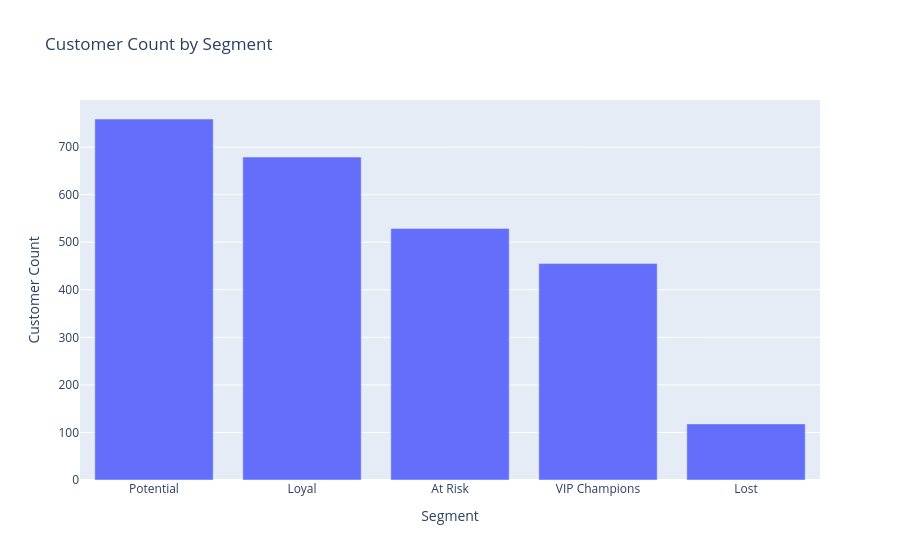

The cell this chart's notebook holds for it:
### Code cell
seg_counts = rfm["Segment"].value_counts().reset_index()
seg_counts.columns = ["Segment", "Count"]

fig1 = px.bar(
    seg_counts,
    x="Segment",
    y="Count",
    title="Customer Count by Segment",
    labels={"Segment": "Segment", "Count": "Customer Count"}
)

fig1.show()

### Figure 1 — Plotly figure (JSON) as saved in the notebook; plotly's stock layout.template omitted (floating-point values rounded to 4 significant figures)
{"data": [{"hovertemplate": "Segment=%{x}<br>Customer Count=%{y}<extra></extra>", "legendgroup": "", "marker": {"color": "#636efa", "pattern": {"shape": ""}}, "name": "", "orientation": "v", "showlegend": false, "textposition": "auto", "type": "bar", "x": ["Potential", "Loyal", "At Risk", "VIP Champions", "Lost"], "xaxis": "x", "y": [759, 679, 529, 455, 118], "yaxis": "y"}], "layout": {"barmode": "relative", "legend": {"tracegroupgap": 0}, "title": {"text": "Customer Count by Segment"}, "xaxis": {"anchor": "y", "domain": [0, 1], "title": {"text": "Segment"}}, "yaxis": {"anchor": "x", "domain": [0, 1], "title": {"text": "Customer Count"}}}}
